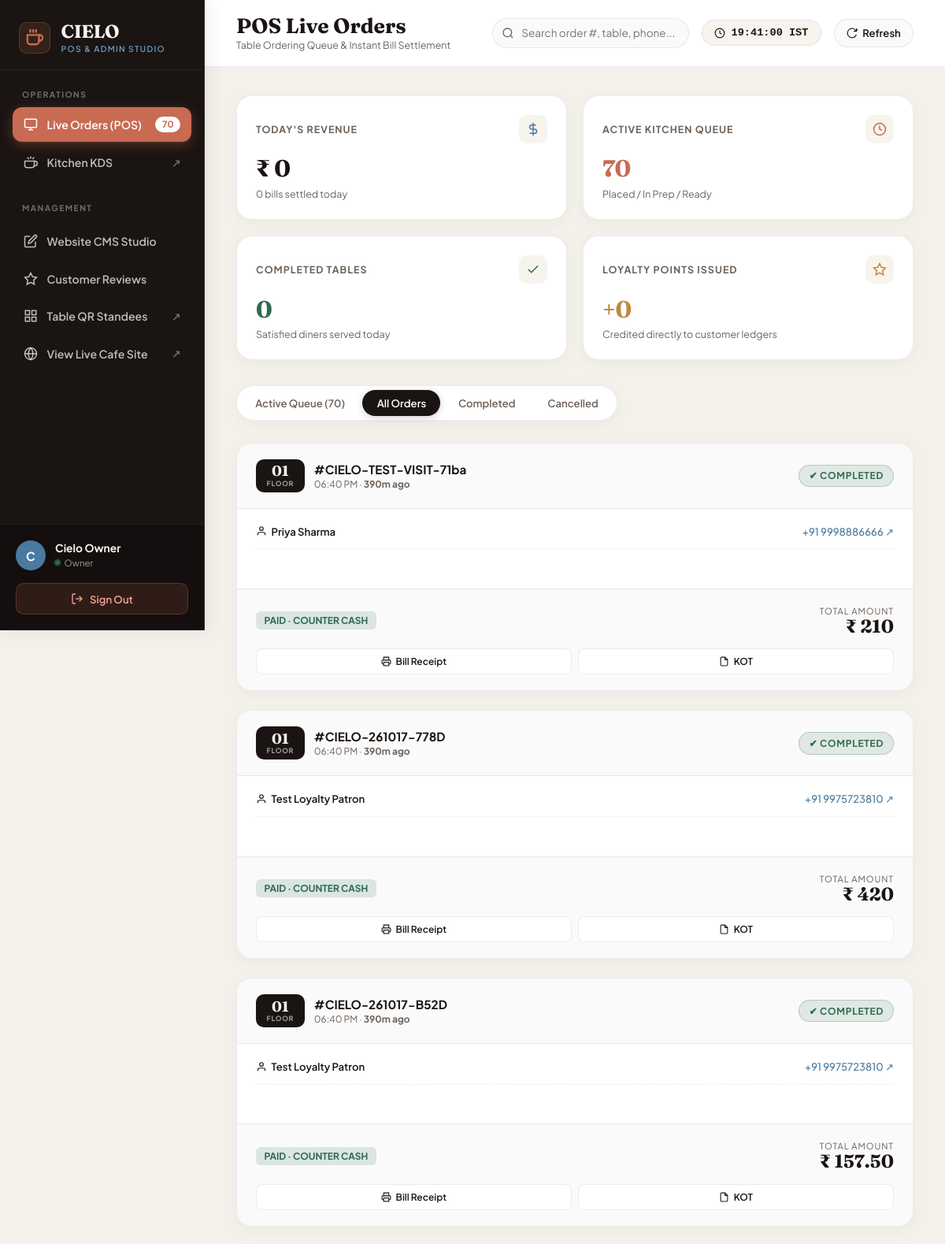
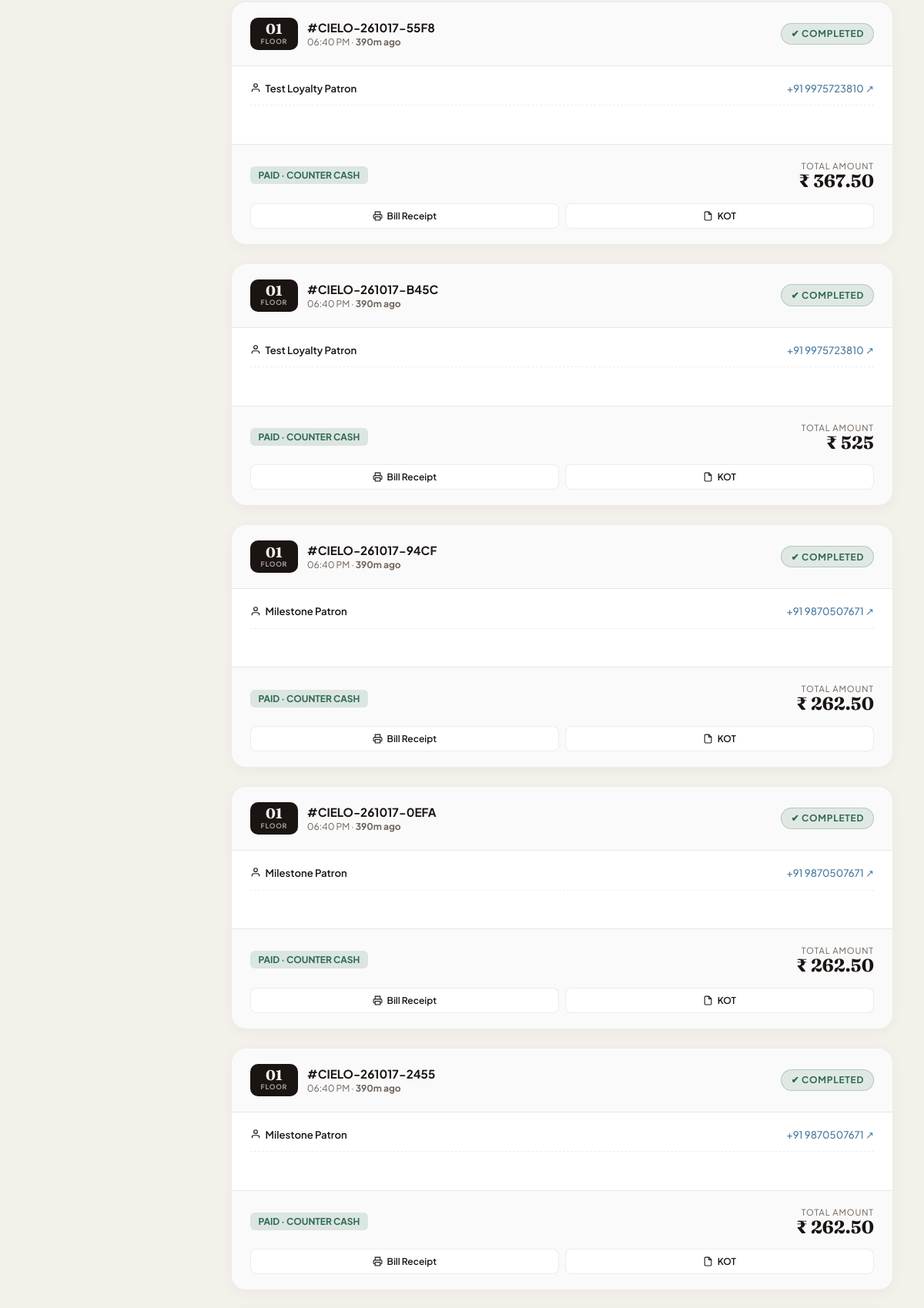
Page /admin/orders.php?filter=all (signed in, upper part) on the committed database (2 pictures, top to bottom).
### tables this page shows
CREATE TABLE `orders` (
  `id` INTEGER PRIMARY KEY AUTOINCREMENT,
  `order_number` TEXT NOT NULL UNIQUE,
  `user_id` INTEGER NULL,
  `table_id` INTEGER NOT NULL,
  `status` TEXT NOT NULL DEFAULT 'placed',
  `subtotal_paise` INTEGER NOT NULL DEFAULT 0,
  `discount_paise` INTEGER NOT NULL DEFAULT 0,
  `tax_paise` INTEGER NOT NULL DEFAULT 0,
  `total_paise` INTEGER NOT NULL DEFAULT 0,
  `payment_status` TEXT NOT NULL DEFAULT 'pending',
  `payment_method` TEXT NOT NULL DEFAULT 'counter_cash',
  `kitchen_notes` TEXT NULL,
  `cancelled_reason` TEXT NULL,
  `created_at` TEXT NOT NULL DEFAULT CURRENT_TIMESTAMP,
  `updated_at` TEXT NOT NULL DEFAULT CURRENT_TIMESTAMP,
  FOREIGN KEY (`table_id`) REFERENCES `tables` (`id`),
  FOREIGN KEY (`user_id`) REFERENCES `users` (`id`) ON DELETE SET NULL
);

CREATE TABLE `tables` (
  `id` INTEGER PRIMARY KEY AUTOINCREMENT,
  `table_number` TEXT NOT NULL UNIQUE,
  `qr_token` TEXT NOT NULL UNIQUE,
  `capacity` INTEGER NOT NULL DEFAULT 4,
  `is_active` INTEGER NOT NULL DEFAULT 1,
  `created_at` TEXT NOT NULL DEFAULT CURRENT_TIMESTAMP,
  `updated_at` TEXT NOT NULL DEFAULT CURRENT_TIMESTAMP
);

CREATE TABLE `users` (
  `id` INTEGER PRIMARY KEY AUTOINCREMENT,
  `phone` TEXT NOT NULL UNIQUE,
  `name` TEXT NULL,
  `email` TEXT NULL,
  `dob` TEXT NULL,
  `created_at` TEXT NOT NULL DEFAULT CURRENT_TIMESTAMP,
  `updated_at` TEXT NOT NULL DEFAULT CURRENT_TIMESTAMP
);

### admin/orders.php (the view, shortened to what the rows shown need)
<?php
require_once __DIR__ . '/../app/bootstrap.php';
$statusFilter = trim((string)($_GET['filter'] ?? 'active'));
$queryWhere = '1=1';
$params = [];
$orders = Order::where($queryWhere, $params, '`created_at` DESC', 100);
$todayStart = date('Y-m-d 00:00:00');
$todayEnd = date('Y-m-d 23:59:59');
$todayRevenuePaise = 0;
$activeOrdersAll = Order::where('`status` IN ("placed", "preparing", "ready")');
$activeCount = count($activeOrdersAll);
$completedTodayOrders = Order::where('`created_at` BETWEEN :ts AND :te AND `status` = "completed"', ['ts' => $todayStart, 'te' => $todayEnd]);
$completedTodayCount = count($completedTodayOrders);
$todayPointsSum = db()->fetchColumn(
    "SELECT COALESCE(SUM(points), 0) FROM `points_ledger` WHERE `type` = 'credit' AND `created_at` BETWEEN :ts AND :te",
    ['ts' => $todayStart, 'te' => $todayEnd]
);
?>
<!DOCTYPE html>
<html lang="en">
<head>
</head>
<body>
  <?php require __DIR__ . '/includes/sidebar.php'; ?>
  <div class="admin-main-wrapper">
    <header class="admin-topbar">
      <div class="topbar-title-wrap">
        <h1 class="topbar-heading">POS Live Orders</h1>
      </div>
    </header>
    <main class="dashboard-content">
      <section class="kpi-grid">
        <div class="kpi-card">
          <div>
            <h2 class="kpi-value"><?= Money::format($todayRevenuePaise) ?></h2>
          </div>
        </div>
        <div class="kpi-card">
          <div>
            <h2 class="kpi-value" style="color:var(--accent-terracotta);"><?= $activeCount ?></h2>
          </div>
        </div>
        <div class="kpi-card">
          <div>
            <h2 class="kpi-value" style="color:#2D6A4F;"><?= $completedTodayCount ?></h2>
          </div>
        </div>
        <div class="kpi-card">
          <div>
            <h2 class="kpi-value" style="color:#C08A3E;">+<?= number_format((int)$todayPointsSum) ?></h2>
          </div>
        </div>
      </section>
      <section class="orders-grid" id="ordersGrid">
        <?php if (empty($orders)): ?>
          <div class="empty-state">
            <div class="empty-icon">
              <svg width="24" height="24" viewBox="0 0 24 24" fill="none" stroke="currentColor" stroke-width="2"><rect x="3" y="3" width="18" height="18" rx="2" ry="2"/><line x1="9" y1="9" x2="15" y2="9"/><line x1="9" y1="13" x2="15" y2="13"/></svg>
            </div>
            <h3 style="font-family:'Fraunces', serif; font-size:1.35rem; margin:0 0 0.5rem;">No Orders in this View</h3>
            <p style="color:var(--text-muted); font-size:0.88rem; margin:0;">
              <?= $statusFilter === 'active' ? 'Kitchen queue is all caught up!' : 'No orders matched this status filter.' ?>
            </p>
          </div>
        <?php else: ?>
          <?php foreach ($orders as $order): ?>
            <?php
              $table = Table::find((int)$order['table_id']);
              $user = !empty($order['user_id']) ? User::find((int)$order['user_id']) : null;
              $isPaid = ($order['payment_status'] === 'paid');
              $statusClass = 'status-' . htmlspecialchars((string)$order['status']);
              $orderAgeMin = max(0, (int)floor((time() - strtotime((string)$order['created_at'])) / 60));
            ?>
            <div class="order-card"
                 data-order-num="<?= e($order['order_number']) ?>"
                 data-table="<?= e($table['table_number'] ?? '00') ?>"
                 data-phone="<?= e($user['phone'] ?? '') ?>">
              <div class="order-card-header">
                <div class="order-header-left">
                  <div class="table-badge">
                    <span><?= e($table['table_number'] ?? 'T-??') ?></span>
                    <span class="table-sub"><?= e($table['floor'] ?? 'Floor') ?></span>
                  </div>
                  <div class="order-identity">
                    <span class="order-num-text">
                      #<?= e($order['order_number']) ?>
                    </span>
                    <span class="order-time-text">
                      <?= date('h:i A', strtotime((string)$order['created_at'])) ?> · <strong><?= $orderAgeMin ?>m ago</strong>
                    </span>
                  </div>
                </div>
                <span class="status-badge <?= $statusClass ?>">
                  <?php if ($order['status'] === 'placed'): ?>
                    ● New Order
                  <?php elseif ($order['status'] === 'preparing'): ?>
                    🍳 Preparing
                  <?php elseif ($order['status'] === 'ready'): ?>
                    🔔 Ready to Serve
                  <?php elseif ($order['status'] === 'completed'): ?>
                    ✔ Completed
                  <?php else: ?>
                    <?= ucfirst((string)$order['status']) ?>
                  <?php endif; ?>
                </span>
              </div>
              <div class="order-card-body">
                <div class="patron-row">
                  <div class="patron-name">
                    <svg width="14" height="14" viewBox="0 0 24 24" fill="none" stroke="currentColor" stroke-width="2"><path d="M20 21v-2a4 4 0 0 0-4-4H8a4 4 0 0 0-4 4v2"/><circle cx="12" cy="7" r="4"/></svg>
                    <span><?= e($user['name'] ?? 'Guest Diner') ?></span>
                  </div>
                  <?php if (!empty($user['phone'])): ?>
                    <a href="https://wa.me/91<?= preg_replace('/[^0-9]/', '', $user['phone']) ?>" target="_blank" class="patron-phone" title="Chat on WhatsApp">
                      +91 <?= e($user['phone']) ?> ↗
                    </a>
                  <?php else: ?>
                    <span style="color:var(--text-muted); font-size:0.75rem;">Walk-in</span>
                  <?php endif; ?>
                </div>
              </div>
              <div class="order-card-footer">
                <div class="financials-row">
                  <span class="payment-tag <?= $isPaid ? 'payment-paid' : 'payment-unpaid' ?>">
                    <?= $isPaid ? ('PAID · ' . strtoupper(str_replace('_', ' ', (string)$order['payment_method']))) : 'UNSETTLED' ?>
                  </span>
                  <div class="grand-total-wrap">
                    <div class="total-label">Total Amount</div>
                    <div class="total-amount"><?= Money::format((int)$order['total_paise']) ?></div>
                  </div>
                </div>
                <div class="secondary-actions">
                  <a href="/admin/print_bill.php?order_id=<?= (int)$order['id'] ?>&autoprint=1" target="_blank" class="btn-print-action" title="Print Customer Tax Bill">
                    <svg width="13" height="13" viewBox="0 0 24 24" fill="none" stroke="currentColor" stroke-width="2"><polyline points="6 9 6 2 18 2 18 9"/><path d="M6 18H4a2 2 0 0 1-2-2v-5a2 2 0 0 1 2-2h16a2 2 0 0 1 2 2v5a2 2 0 0 1-2 2h-2"/><rect x="6" y="14" width="12" height="8"/></svg>
                    <span>Bill Receipt</span>
                  </a>
                  <a href="/kitchen/print_kot.php?order_id=<?= (int)$order['id'] ?>&autoprint=1" target="_blank" class="btn-print-action" title="Print Kitchen Order Ticket">
                    <svg width="13" height="13" viewBox="0 0 24 24" fill="none" stroke="currentColor" stroke-width="2"><path d="M14 2H6a2 2 0 0 0-2 2v16a2 2 0 0 0 2 2h12a2 2 0 0 0 2-2V8z"/><polyline points="14 2 14 8 20 8"/></svg>
                    <span>KOT</span>
                  </a>
                </div>
              </div>
            </div>
          <?php endforeach; ?>
        <?php endif; ?>
      </section>
    </main>
  </div>
</body>
</html>

### rows in the picture
orders: table.table_number "01", order_number "CIELO-TEST-VISIT-71ba", created_at "06:40 PM", created_at "390", status "✔ COMPLETED", user.name "Priya Sharma", user.phone "9998886666", payment_method "COUNTER CASH", total_paise "₹ 210"
orders: table.table_number "01", order_number "CIELO-261017-778D", created_at "06:40 PM", created_at "390", status "✔ COMPLETED", user.name "Test Loyalty Patron", user.phone "9975723810", payment_method "COUNTER CASH", total_paise "₹ 420"
orders: table.table_number "01", order_number "CIELO-261017-B52D", created_at "06:40 PM", created_at "390", status "✔ COMPLETED", user.name "Test Loyalty Patron", user.phone "9975723810", payment_method "COUNTER CASH", total_paise "₹ 157.50"
orders: table.table_number "01", order_number "CIELO-261017-55F8", created_at "06:40 PM", created_at "390", status "✔ COMPLETED", user.name "Test Loyalty Patron", user.phone "9975723810", payment_method "COUNTER CASH", total_paise "₹ 367.50"
orders: table.table_number "01", order_number "CIELO-261017-B45C", created_at "06:40 PM", created_at "390", status "✔ COMPLETED", user.name "Test Loyalty Patron", user.phone "9975723810", payment_method "COUNTER CASH", total_paise "₹ 525"
orders: table.table_number "01", order_number "CIELO-261017-94CF", created_at "06:40 PM", created_at "390", status "✔ COMPLETED", user.name "Milestone Patron", user.phone "9870507671", payment_method "COUNTER CASH", total_paise "₹ 262.50"
orders: table.table_number "01", order_number "CIELO-261017-0EFA", created_at "06:40 PM", created_at "390", status "✔ COMPLETED", user.name "Milestone Patron", user.phone "9870507671", payment_method "COUNTER CASH", total_paise "₹ 262.50"
orders: table.table_number "01", order_number "CIELO-261017-2455", created_at "06:40 PM", created_at "390", status "✔ COMPLETED", user.name "Milestone Patron", user.phone "9870507671", payment_method "COUNTER CASH", total_paise "₹ 262.50"

### other values in the picture
$activeOrdersCount "70"
substr((string)($staffUser['name'] ?? 'U'), 0, 1) "C"
$staffUser['name'] "Cielo Owner"
$staffUser['role'] "Owner"
Money::format($todayRevenuePaise) "₹ 0"
count($todayPaidOrders) "0"
$activeCount "70"
$completedTodayCount "0"
$todayPointsSum "0"
